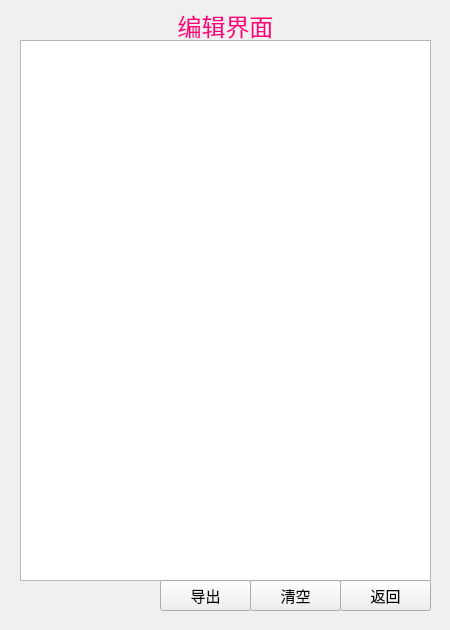
<?xml version="1.0" encoding="UTF-8"?>
<ui version="4.0">
 <class>EditClass</class>
 <widget class="QWidget" name="EditClass">
  <property name="geometry">
   <rect>
    <x>0</x>
    <y>0</y>
    <width>450</width>
    <height>630</height>
   </rect>
  </property>
  <property name="sizePolicy">
   <sizepolicy hsizetype="Fixed" vsizetype="Fixed">
    <horstretch>0</horstretch>
    <verstretch>0</verstretch>
   </sizepolicy>
  </property>
  <property name="font">
   <font>
    <pointsize>11</pointsize>
   </font>
  </property>
  <property name="windowTitle">
   <string>Form</string>
  </property>
  <widget class="QListView" name="topicView">
   <property name="geometry">
    <rect>
     <x>20</x>
     <y>40</y>
     <width>411</width>
     <height>541</height>
    </rect>
   </property>
   <property name="editTriggers">
    <set>QAbstractItemView::NoEditTriggers</set>
   </property>
   <property name="selectionMode">
    <enum>QAbstractItemView::SingleSelection</enum>
   </property>
  </widget>
  <widget class="QPushButton" name="pushButton_2">
   <property name="geometry">
    <rect>
     <x>340</x>
     <y>580</y>
     <width>91</width>
     <height>31</height>
    </rect>
   </property>
   <property name="text">
    <string>返回</string>
   </property>
  </widget>
  <widget class="QLabel" name="label">
   <property name="geometry">
    <rect>
     <x>10</x>
     <y>10</y>
     <width>431</width>
     <height>31</height>
    </rect>
   </property>
   <property name="font">
    <font>
     <pointsize>18</pointsize>
     <italic>false</italic>
     <bold>false</bold>
    </font>
   </property>
   <property name="styleSheet">
    <string notr="true">color: rgb(255, 0, 127);
font: 18pt &quot;Adobe Arabic&quot;;</string>
   </property>
   <property name="text">
    <string>编辑界面</string>
   </property>
   <property name="alignment">
    <set>Qt::AlignCenter</set>
   </property>
  </widget>
  <widget class="QPushButton" name="pushButton_3">
   <property name="geometry">
    <rect>
     <x>250</x>
     <y>580</y>
     <width>91</width>
     <height>31</height>
    </rect>
   </property>
   <property name="text">
    <string>清空</string>
   </property>
  </widget>
  <widget class="QPushButton" name="pushButton_4">
   <property name="geometry">
    <rect>
     <x>160</x>
     <y>580</y>
     <width>91</width>
     <height>31</height>
    </rect>
   </property>
   <property name="text">
    <string>导出</string>
   </property>
  </widget>
  <widget class="QWidget" name="centralwidget" native="true">
   <property name="geometry">
    <rect>
     <x>0</x>
     <y>0</y>
     <width>450</width>
     <height>630</height>
    </rect>
   </property>
   <property name="sizePolicy">
    <sizepolicy hsizetype="Fixed" vsizetype="Fixed">
     <horstretch>0</horstretch>
     <verstretch>0</verstretch>
    </sizepolicy>
   </property>
   <property name="styleSheet">
    <string notr="true">background-color: rgb(240, 240, 240);</string>
   </property>
  </widget>
  <zorder>centralwidget</zorder>
  <zorder>topicView</zorder>
  <zorder>pushButton_2</zorder>
  <zorder>label</zorder>
  <zorder>pushButton_3</zorder>
  <zorder>pushButton_4</zorder>
 </widget>
 <resources/>
 <connections/>
</ui>
